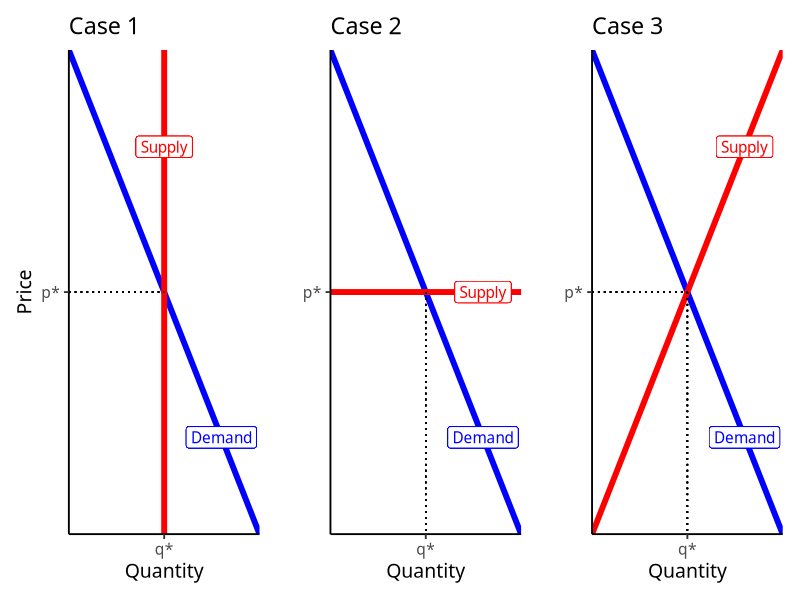
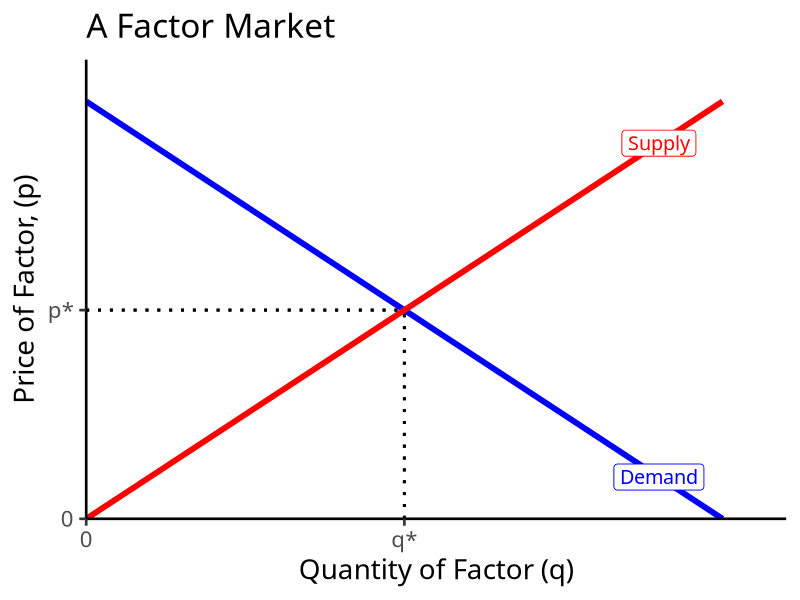
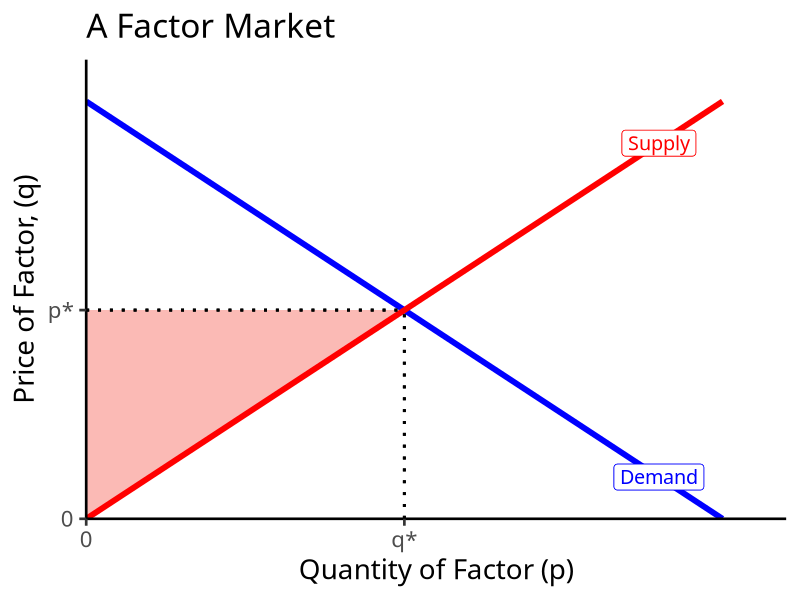
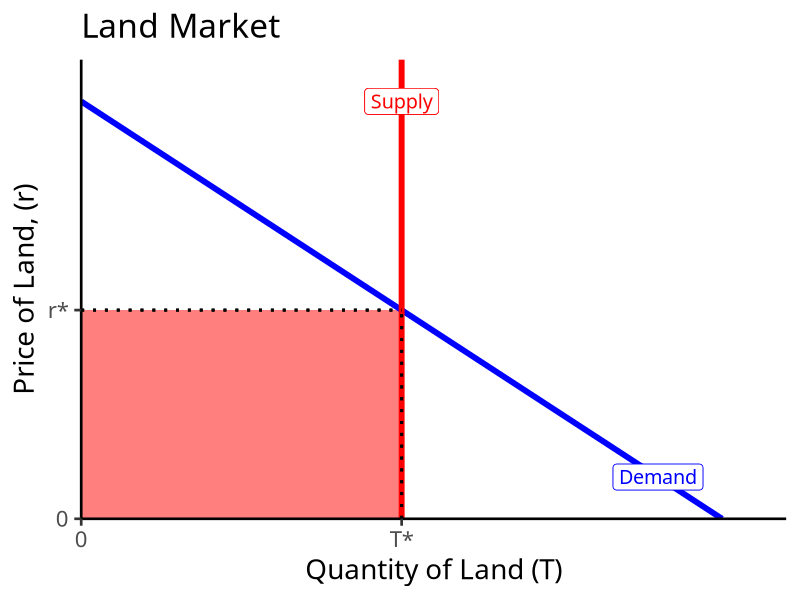
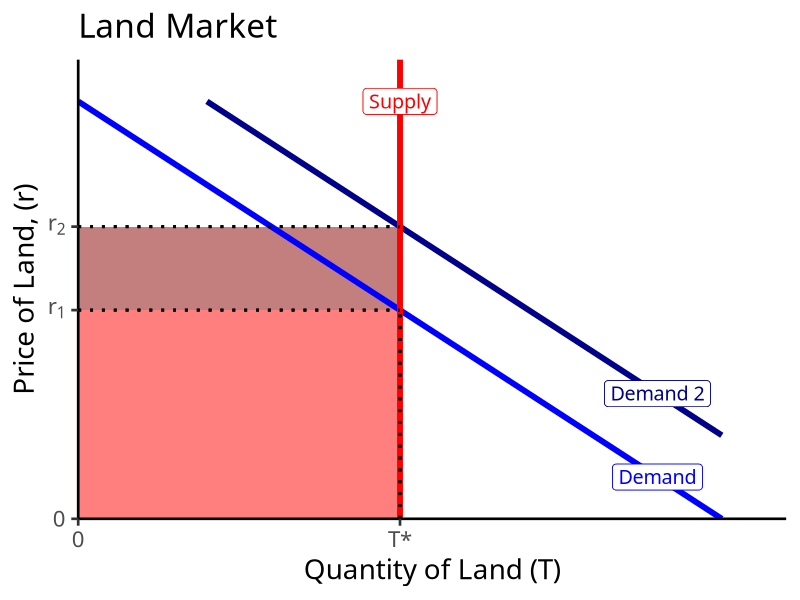
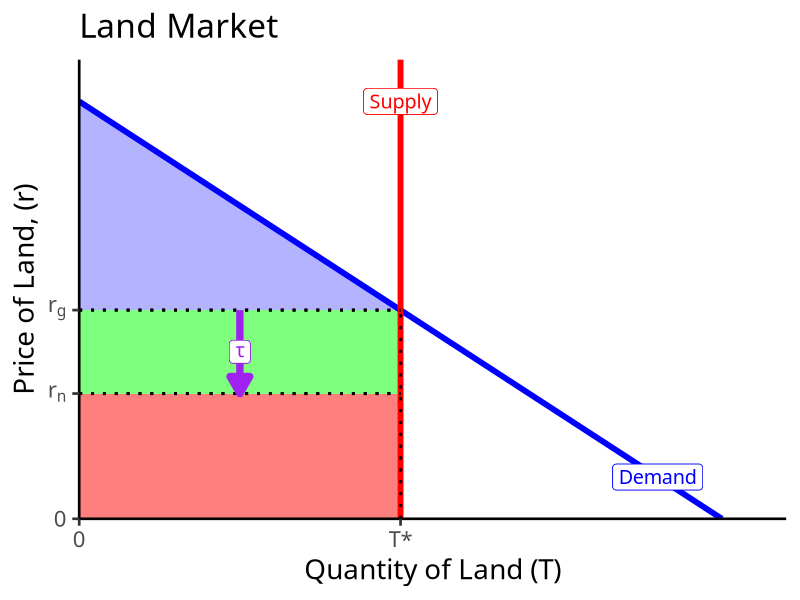
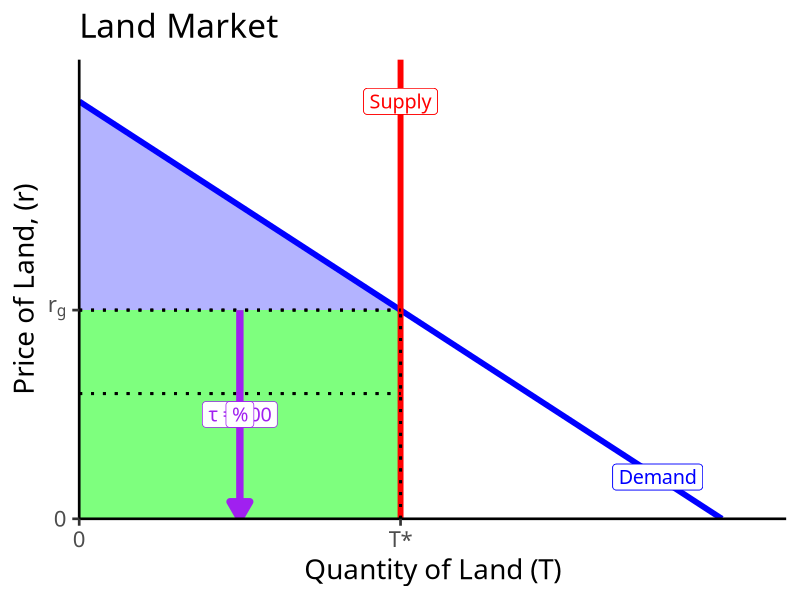

Source code (R) for these figures, in order:
## ---- chunk 1
options(htmltools.dir.version = FALSE)
knitr::opts_chunk$set(echo=F,
                      message=F,
                      warning=F)
library(tidyverse)
library(ggrepel)
library(ggthemes)
set.seed(256)
update_geom_defaults("label", list(family = "Fira Sans Condensed"))
## ---- chunk 2
demand=function(x){10-x}

case_1<-ggplot(data = tibble(x = 1:10), aes(x = x))+
  stat_function(fun = demand, geom = "line", size = 2, color = "blue")+
  geom_label(x = 8, y = demand(8), color = "blue", label = "Demand")+
  geom_vline(xintercept = 5, size = 2 , color = "red")+
  geom_label(x = 5 , y = 8, color = "red", label = "Supply")+
  geom_segment(x = 0, y = 5, xend = 5, yend = 5, linetype = "dotted")+
  labs(x = "Quantity",
       y = "Price",
       title = "Case 1")+
  scale_x_continuous(breaks = c(5),
                     labels = c("q*"),
                     limits = c(0,10),
                     expand = c(0,0))+
  scale_y_continuous(breaks = c(5),
                     labels = c("p*"),
                     limits = c(0,10),
                     expand = c(0,0))+
  theme_classic(base_family = "Fira Sans Condensed", base_size = 14)

case_2<-ggplot(data = tibble(x = 1:10), aes(x = x))+
  stat_function(fun = demand, geom = "line", size = 2, color = "blue")+
  geom_label(x = 8, y = demand(8), color = "blue", label = "Demand")+
  geom_hline(yintercept = 5, size = 2 , color = "red")+
  geom_label(x = 8 , y = 5, color = "red", label = "Supply")+
  geom_segment(x = 5, y = 5, xend = 5, yend = 0, linetype = "dotted")+
  labs(x = "Quantity",
       y = "",
       title = "Case 2")+
  scale_x_continuous(breaks = c(5),
                     labels = c("q*"),
                     limits = c(0,10),
                     expand = c(0,0))+
  scale_y_continuous(breaks = c(5),
                     labels = c("p*"),
                     limits = c(0,10),
                     expand = c(0,0))+
  theme_classic(base_family = "Fira Sans Condensed", base_size = 14)

supply=function(x){x}

case_3<-ggplot(data = tibble(x = 1:10), aes(x = x))+
  stat_function(fun = demand, geom = "line", size = 2, color = "blue")+
  geom_label(x = 8, y = demand(8), color = "blue", label = "Demand")+
  stat_function(fun = supply, geom = "line", size = 2, color = "red")+
  geom_label(x = 8 , y = supply(8), color = "red", label = "Supply")+
  geom_segment(x = 5, y = 5, xend = 5, yend = 0, linetype = "dotted")+
  geom_segment(x = 0, y = 5, xend = 5, yend = 5, linetype = "dotted")+
  labs(x = "Quantity",
       y = "",
       title = "Case 3")+
  scale_x_continuous(breaks = c(5),
                     labels = c("q*"),
                     limits = c(0,10),
                     expand = c(0,0))+
  scale_y_continuous(breaks = c(5),
                     labels = c("p*"),
                     limits = c(0,10),
                     expand = c(0,0))+
  theme_classic(base_family = "Fira Sans Condensed", base_size = 14)

library(patchwork)

case_1+case_2+case_3
## ---- chunk 3
demand<-function(x){10-x}
supply<-function(x){x}
#supply=function(x){2+2*x}

rent<-tribble(
  ~x, ~y,
  0, 0,
  5, 5,
  0, 5
)
# make plot 

ggplot(data.frame(x=c(0,10)), aes(x=x))+
  #geom_polygon(data=rent, aes(x=x,y=y, fill="red"), alpha=0.5)+ #CS
  stat_function(fun=demand, geom="line", size=2, color = "blue")+
    geom_label(aes(x=9,y=demand(9)), color = "blue", label="Demand", size = 5)+
  stat_function(fun=supply, geom="line", size=2, color = "red")+
    geom_label(aes(x=9,y=supply(9)), color = "red", label="Supply", size = 5)+
  geom_segment(x=5, xend=5, y=0, yend=5, size=1, linetype="dotted")+
  geom_segment(x=0, xend=5, y=5, yend=5, size=1, linetype="dotted")+
    scale_x_continuous(breaks=c(0,5),
                       labels=c(0,"q*"),
                     expand=expand_scale(mult=c(0,0.1)))+
  scale_y_continuous(breaks=c(0,5),
                     labels=c(0,"p*"),
                     limits=c(0,10),
                     expand=expand_scale(mult=c(0,0.1)))+
  guides(fill=F)+
  labs(title = "A Factor Market",
       x = "Quantity of Factor (q)",
       y = "Price of Factor, (p)")+
  theme_classic(base_family = "Fira Sans Condensed", base_size=20)
## ---- chunk 4

rent<-tribble(
  ~x, ~y,
  0, 0,
  5, 5,
  0, 5
)
# make plot 

ggplot(data.frame(x=c(0,10)), aes(x=x))+
  geom_polygon(data=rent, aes(x=x,y=y, fill="red"), alpha=0.5)+ #CS
  stat_function(fun=demand, geom="line", size=2, color = "blue")+
    geom_label(aes(x=9,y=demand(9)), color = "blue", label="Demand", size = 5)+
  stat_function(fun=supply, geom="line", size=2, color = "red")+
    geom_label(aes(x=9,y=supply(9)), color = "red", label="Supply", size = 5)+
  geom_segment(x=5, xend=5, y=0, yend=5, size=1, linetype="dotted")+
  geom_segment(x=0, xend=5, y=5, yend=5, size=1, linetype="dotted")+
    scale_x_continuous(breaks=c(0,5),
                       labels=c(0,"q*"),
                     expand=expand_scale(mult=c(0,0.1)))+
  scale_y_continuous(breaks=c(0,5),
                     labels=c(0,"p*"),
                     limits=c(0,10),
                     expand=expand_scale(mult=c(0,0.1)))+
  guides(fill=F)+
  labs(title = "A Factor Market",
       x = "Quantity of Factor (p)",
       y = "Price of Factor, (q)")+
  theme_classic(base_family = "Fira Sans Condensed", base_size=20)
## ---- chunk 5

ggplot(data.frame(x=c(0,10)), aes(x=x))+
  geom_rect(xmin=0,xmax=5,ymin=0,ymax=5, fill="red", alpha=0.3)+ #CS
  stat_function(fun=demand, geom="line", size=2, color = "blue")+
    geom_label(aes(x=9,y=demand(9)), color = "blue", label="Demand", size = 5)+
  geom_vline(xintercept=5, size=2, color = "red")+
    geom_label(aes(x=5,y=10), color = "red", label="Supply", size = 5)+
  geom_segment(x=5, xend=5, y=0, yend=5, size=1, linetype="dotted")+
  geom_segment(x=0, xend=5, y=5, yend=5, size=1, linetype="dotted")+
    scale_x_continuous(breaks=c(0,5),
                       labels=c(0,"T*"),
                     expand=expand_scale(mult=c(0,0.1)))+
  scale_y_continuous(breaks=c(0,5),
                     labels=c(0,"r*"),
                     limits=c(0,10),
                     expand=expand_scale(mult=c(0,0.1)))+
  guides(fill=F)+
  labs(title = "Land Market",
       x = "Quantity of Land (T)",
       y = "Price of Land, (r)")+
  theme_classic(base_family = "Fira Sans Condensed", base_size=20)
## ---- chunk 6
demand_2=function(x){12-x}

ggplot(data.frame(x=c(0,10)), aes(x=x))+
  geom_rect(xmin=0,xmax=5,ymin=0,ymax=5, fill="red", alpha=0.3)+ #CS
    geom_rect(xmin=0,xmax=5,ymin=5,ymax=7, fill="darkred", alpha=0.3)+ #CS
  stat_function(fun=demand, geom="line", size=2, color = "blue")+
    geom_label(aes(x=9,y=demand(9)), color = "blue", label="Demand", size = 5)+
    stat_function(fun=demand_2, geom="line", size=2, color = "darkblue")+
    geom_label(aes(x=9,y=demand_2(9)), color = "darkblue", label="Demand 2", size = 5)+

  geom_vline(xintercept=5, size=2, color = "red")+
    geom_label(aes(x=5,y=10), color = "red", label="Supply", size = 5)+
  geom_segment(x=5, xend=5, y=0, yend=5, size=1, linetype="dotted")+
  geom_segment(x=0, xend=5, y=5, yend=5, size=1, linetype="dotted")+
  geom_segment(x=0, xend=5, y=7, yend=7, size=1, linetype="dotted")+

    scale_x_continuous(breaks=c(0,5),
                       labels=c(0,"T*"),
                     expand=expand_scale(mult=c(0,0.1)))+
  scale_y_continuous(breaks=c(0,5, 7),
                     labels=c(0,expression(r[1]), expression(r[2])),
                     limits=c(0,10),
                     expand=expand_scale(mult=c(0,0.1)))+
  guides(fill=F)+
  labs(title = "Land Market",
       x = "Quantity of Land (T)",
       y = "Price of Land, (r)")+
  theme_classic(base_family = "Fira Sans Condensed", base_size=20)
## ---- chunk 7
CS<-tribble(
  ~x, ~y,
  0, 10,
  0, 5,
  5, 5
)

ggplot(data.frame(x=c(0,10)), aes(x=x))+
  geom_polygon(data=CS,aes(x=x,y=y),fill="blue",alpha=0.3)+
  geom_rect(xmin=0,xmax=5,ymin=3,ymax=5, fill="green", alpha=0.3)+ #CS
  geom_rect(xmin=0,xmax=5,ymin=0,ymax=3, fill="red", alpha=0.3)+ #CS
  stat_function(fun=demand, geom="line", size=2, color = "blue")+
    geom_label(aes(x=9,y=demand(9)), color = "blue", label="Demand", size = 5)+
  geom_vline(xintercept=5, size=2, color = "red")+
    geom_label(aes(x=5,y=10), color = "red", label="Supply", size = 5)+
  geom_segment(x=5, xend=5, y=0, yend=5, size=1, linetype="dotted")+
  geom_segment(x=0, xend=5, y=5, yend=5, size=1, linetype="dotted")+
  geom_segment(x=0, xend=5, y=3, yend=3, size=1, linetype="dotted")+
  
annotate("segment", x = 2.5, xend = 2.5, y = 5, yend = 3, color = "purple", size=2.5, alpha=1, arrow=arrow(length=unit(0.5,"cm"), ends="last", type="closed"))+
  geom_label(aes(x=2.5,y=4), color = "purple", label=expression(tau), size = 5)+

    scale_x_continuous(breaks=c(0,5),
                       labels=c(0,"T*"),
                     expand=expand_scale(mult=c(0,0.1)))+
  scale_y_continuous(breaks=c(0,3,5),
                     labels=c(0,expression(r[n]),expression(r[g])),
                     limits=c(0,10),
                     expand=expand_scale(mult=c(0,0.1)))+
  guides(fill=F)+
  labs(title = "Land Market",
       x = "Quantity of Land (T)",
       y = "Price of Land, (r)")+
  theme_classic(base_family = "Fira Sans Condensed", base_size=20)
## ---- chunk 8
CS<-tribble(
  ~x, ~y,
  0, 10,
  0, 5,
  5, 5
)

ggplot(data.frame(x=c(0,10)), aes(x=x))+
  geom_polygon(data=CS,aes(x=x,y=y),fill="blue",alpha=0.3)+
  geom_rect(xmin=0,xmax=5,ymin=0,ymax=5, fill="green", alpha=0.3)+ #CS
  stat_function(fun=demand, geom="line", size=2, color = "blue")+
    geom_label(aes(x=9,y=demand(9)), color = "blue", label="Demand", size = 5)+
  geom_vline(xintercept=5, size=2, color = "red")+
    geom_label(aes(x=5,y=10), color = "red", label="Supply", size = 5)+
  geom_segment(x=5, xend=5, y=0, yend=5, size=1, linetype="dotted")+
  geom_segment(x=0, xend=5, y=5, yend=5, size=1, linetype="dotted")+
  geom_segment(x=0, xend=5, y=3, yend=3, size=1, linetype="dotted")+
  
annotate("segment", x = 2.5, xend = 2.5, y = 5, yend = 0, color = "purple", size=2.5, alpha=1, arrow=arrow(length=unit(0.5,"cm"), ends="last", type="closed"))+
  geom_label(aes(x=2.5,y=2.5), color = "purple", label=expression(paste(tau==100),"%"), size = 5)+

    scale_x_continuous(breaks=c(0,5),
                       labels=c(0,"T*"),
                     expand=expand_scale(mult=c(0,0.1)))+
  scale_y_continuous(breaks=c(0,5),
                     labels=c(0,expression(r[g])),
                     limits=c(0,10),
                     expand=expand_scale(mult=c(0,0.1)))+
  guides(fill=F)+
  labs(title = "Land Market",
       x = "Quantity of Land (T)",
       y = "Price of Land, (r)")+
  theme_classic(base_family = "Fira Sans Condensed", base_size=20)
